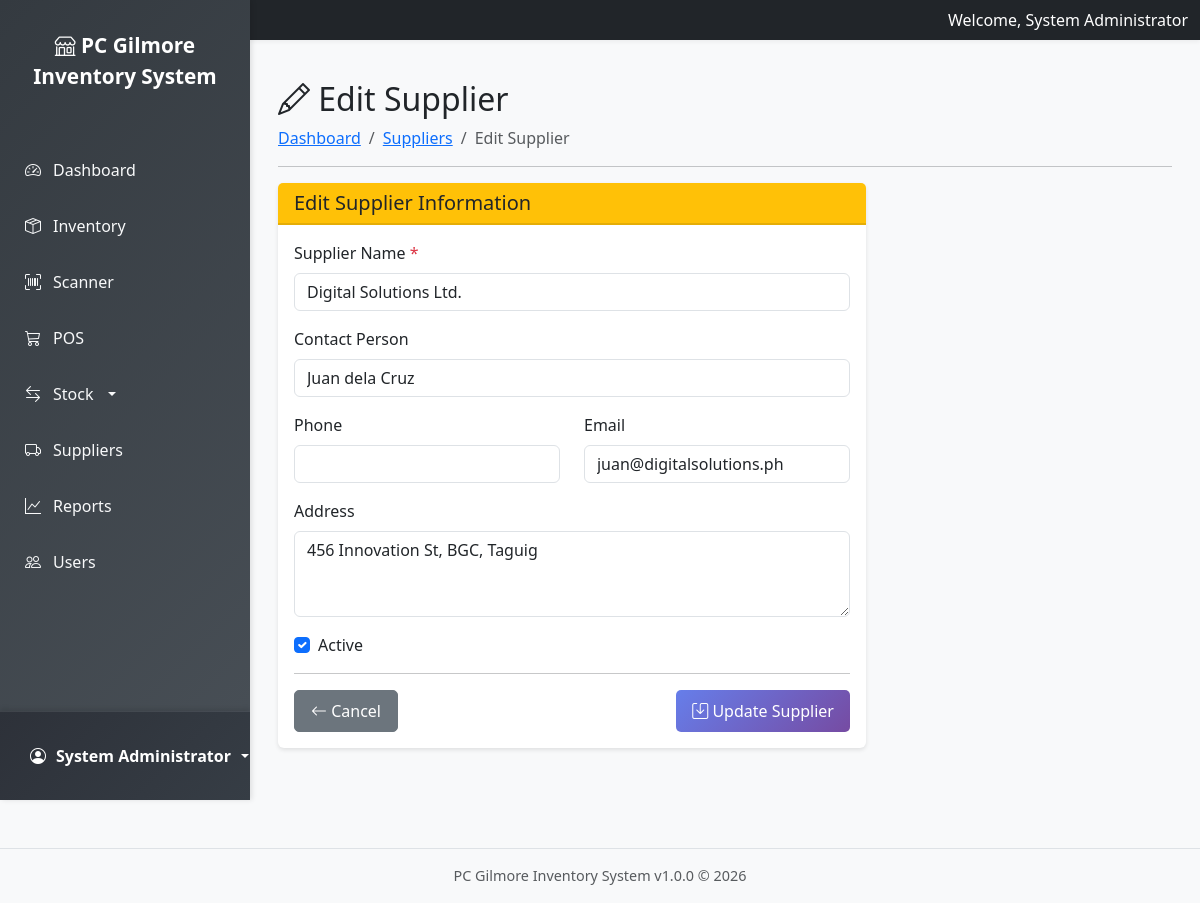
Page /modules/suppliers/edit.php?id=2 (signed in) on the committed database.
### tables this page shows
CREATE TABLE IF NOT EXISTS suppliers (
    supplier_id INT PRIMARY KEY AUTO_INCREMENT,
    supplier_name VARCHAR(100) NOT NULL,
    contact_person VARCHAR(100),
    contact_number VARCHAR(20),
    email VARCHAR(100),
    address TEXT,
    is_active BOOLEAN DEFAULT TRUE,
    created_at TIMESTAMP DEFAULT CURRENT_TIMESTAMP,
    updated_at TIMESTAMP DEFAULT CURRENT_TIMESTAMP ON UPDATE CURRENT_TIMESTAMP
);

### modules/suppliers/edit.php (the view, shortened to what this page needs)
<?php
$supplier = null;
$supplier_id = intval($_GET['id'] ?? 0);
try {
    $db = Database::getInstance()->getConnection();
    $stmt = $db->prepare("SELECT * FROM suppliers WHERE supplier_id = ?");
    $stmt->execute([$supplier_id]);
    $supplier = $stmt->fetch();
} catch (Exception $e) {
    error_log("Edit supplier error: " . $e->getMessage());
    $message = "Error updating supplier.";
    $messageType = 'danger';
}
include '../../includes/header.php';
?>
<div class="row">
    <div class="col-12">
        <h2><i class="bi bi-pencil"></i> Edit Supplier</h2>
        <nav aria-label="breadcrumb">
            <ol class="breadcrumb">
                <li class="breadcrumb-item"><a href="<?php echo BASE_URL; ?>index.php">Dashboard</a></li>
                <li class="breadcrumb-item"><a href="index.php">Suppliers</a></li>
                <li class="breadcrumb-item active">Edit Supplier</li>
            </ol>
        </nav>
        <hr>
    </div>
</div>
<div class="row">
    <div class="col-lg-8">
        <div class="card">
            <div class="card-header bg-warning text-dark">
                <h5 class="mb-0">Edit Supplier Information</h5>
            </div>
            <div class="card-body">
                <form method="POST">
                    <div class="mb-3">
                        <label for="supplier_name" class="form-label">Supplier Name <span class="text-danger">*</span></label>
                        <input type="text" class="form-control" id="supplier_name" name="supplier_name"
                               value="<?php echo htmlspecialchars($supplier['supplier_name']); ?>" required>
                    </div>
                    <div class="mb-3">
                        <label for="contact_person" class="form-label">Contact Person</label>
                        <input type="text" class="form-control" id="contact_person" name="contact_person"
                               value="<?php echo htmlspecialchars($supplier['contact_person']); ?>">
                    </div>
                    <div class="row">
                        <div class="col-md-6 mb-3">
                            <label for="phone" class="form-label">Phone</label>
                            <input type="text" class="form-control" id="phone" name="phone"
                                   value="<?php echo htmlspecialchars($supplier['phone']); ?>">
                        </div>
                        <div class="col-md-6 mb-3">
                            <label for="email" class="form-label">Email</label>
                            <input type="email" class="form-control" id="email" name="email"
                                   value="<?php echo htmlspecialchars($supplier['email']); ?>">
                        </div>
                    </div>
                    <div class="mb-3">
                        <label for="address" class="form-label">Address</label>
                        <textarea class="form-control" id="address" name="address" rows="3"><?php echo htmlspecialchars($supplier['address']); ?></textarea>
                    </div>
                    <div class="mb-3">
                        <div class="form-check">
                            <input class="form-check-input" type="checkbox" id="is_active" name="is_active"
                                   <?php echo $supplier['is_active'] ? 'checked' : ''; ?>>
                            <label class="form-check-label" for="is_active">
                                Active
                            </label>
                        </div>
                    </div>
                    <hr>
                    <div class="d-flex justify-content-between">
                        <a href="index.php" class="btn btn-secondary">
                            <i class="bi bi-arrow-left"></i> Cancel
                        </a>
                        <button type="submit" class="btn btn-primary">
                            <i class="bi bi-save"></i> Update Supplier
                        </button>
                    </div>
                </form>
            </div>
        </div>
    </div>
</div>
<?php include '../../includes/footer.php'; ?>

### assets/css/base.css (style rules this page uses)
:root { --primary-color: #667eea; --secondary-color: #764ba2; --success-color: #28a745; --danger-color: #dc3545; --warning-color: #ffc107; --info-color: #17a2b8; }
body { font-family: 'Segoe UI', Tahoma, Geneva, Verdana, sans-serif; background-color: #f8f9fa; margin: 0; padding: 0; overflow-x: hidden; }
html, body { height: 100%; width: 100%; }

### assets/css/layout.css (style rules this page uses)
body { display: block; }

### assets/css/components.css (style rules this page uses)
.card { border: none; box-shadow: 0 2px 4px rgba(0, 0, 0, 0.1); margin-bottom: 20px; transition: transform 0.2s; }
.card-header { font-weight: 600; border-bottom: 2px solid rgba(0, 0, 0, 0.1); }
.btn { border-radius: 5px; padding: 0.5rem 1rem; font-weight: 500; transition: all 0.3s; }
.btn-primary { background: linear-gradient(135deg, var(--primary-color), var(--secondary-color)); border: none; }

### rows in the picture
suppliers: supplier_name "Digital Solutions Ltd.", contact_person "Juan dela Cruz", email "juan@digitalsolutions.ph", address "456 Innovation St, BGC, Taguig", is_active "☑"

### other values in the picture
APP_NAME "PC Gilmore Inventory System"
$_SESSION['user_name'] "System Administrator"
APP_VERSION "1.0.0"
